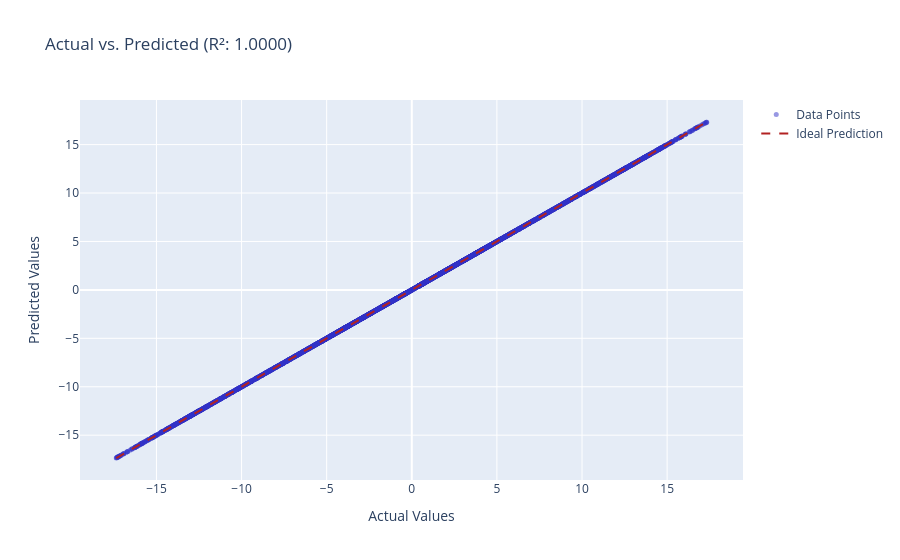
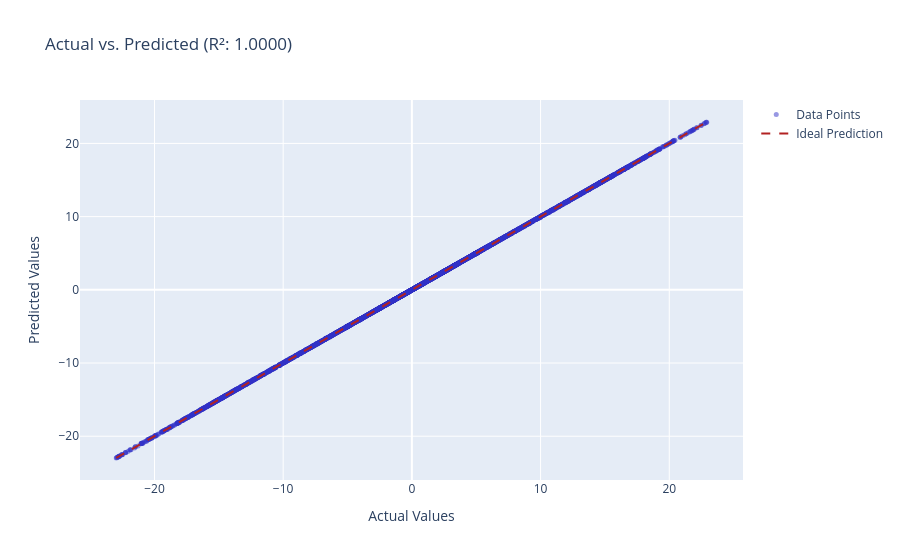
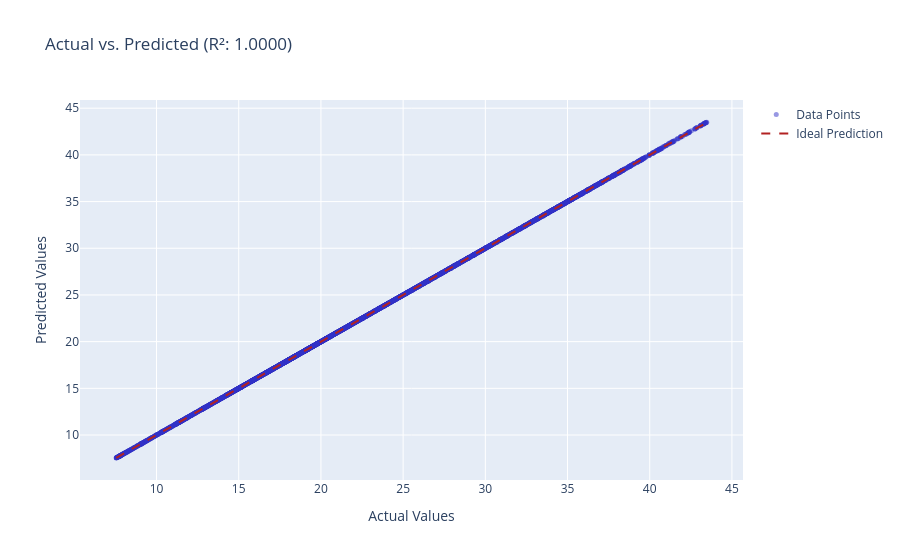

The notebook cell these images were saved under, in order:
### Code cell
fig = r_2_plot(Y_test[:, 0], Y_pred[:, 0])
fig.show()
fig = r_2_plot(Y_test[:, 1], Y_pred[:, 1])
fig.show()
fig = r_2_plot(Y_test[:, 2], Y_pred[:, 2])
fig.show()

### Figure 1 — Plotly figure (JSON) as saved in the notebook; plotly's stock layout.template omitted (floating-point values rounded to 4 significant figures; data arrays with more than 128 entries replaced by an {"elided": "..."} marker saying what was removed)
{"data": [{"marker": {"color": "rgba(50, 50, 200, 0.5)", "size": 5}, "mode": "markers", "name": "Data Points", "type": "scatter", "x": {"elided": "4000 float values"}, "y": {"elided": "4000 float values"}}, {"line": {"color": "firebrick", "dash": "dash"}, "mode": "lines", "name": "Ideal Prediction", "type": "scatter", "x": [-17.36, 17.33], "y": [-17.36, 17.33]}], "layout": {"showlegend": true, "title": {"text": "Actual vs. Predicted (R²: 1.0000)"}, "xaxis": {"title": {"text": "Actual Values"}}, "yaxis": {"title": {"text": "Predicted Values"}}}}

### Figure 2 — Plotly figure (JSON) as saved in the notebook; plotly's stock layout.template omitted (floating-point values rounded to 4 significant figures; data arrays with more than 128 entries replaced by an {"elided": "..."} marker saying what was removed)
{"data": [{"marker": {"color": "rgba(50, 50, 200, 0.5)", "size": 5}, "mode": "markers", "name": "Data Points", "type": "scatter", "x": {"elided": "4000 float values"}, "y": {"elided": "4000 float values"}}, {"line": {"color": "firebrick", "dash": "dash"}, "mode": "lines", "name": "Ideal Prediction", "type": "scatter", "x": [-22.97, 22.91], "y": [-22.97, 22.91]}], "layout": {"showlegend": true, "title": {"text": "Actual vs. Predicted (R²: 1.0000)"}, "xaxis": {"title": {"text": "Actual Values"}}, "yaxis": {"title": {"text": "Predicted Values"}}}}

### Figure 3 — Plotly figure (JSON) as saved in the notebook; plotly's stock layout.template omitted (floating-point values rounded to 4 significant figures; data arrays with more than 128 entries replaced by an {"elided": "..."} marker saying what was removed)
{"data": [{"marker": {"color": "rgba(50, 50, 200, 0.5)", "size": 5}, "mode": "markers", "name": "Data Points", "type": "scatter", "x": {"elided": "4000 float values"}, "y": {"elided": "4000 float values"}}, {"line": {"color": "firebrick", "dash": "dash"}, "mode": "lines", "name": "Ideal Prediction", "type": "scatter", "x": [7.551, 43.51], "y": [7.551, 43.51]}], "layout": {"showlegend": true, "title": {"text": "Actual vs. Predicted (R²: 1.0000)"}, "xaxis": {"title": {"text": "Actual Values"}}, "yaxis": {"title": {"text": "Predicted Values"}}}}
